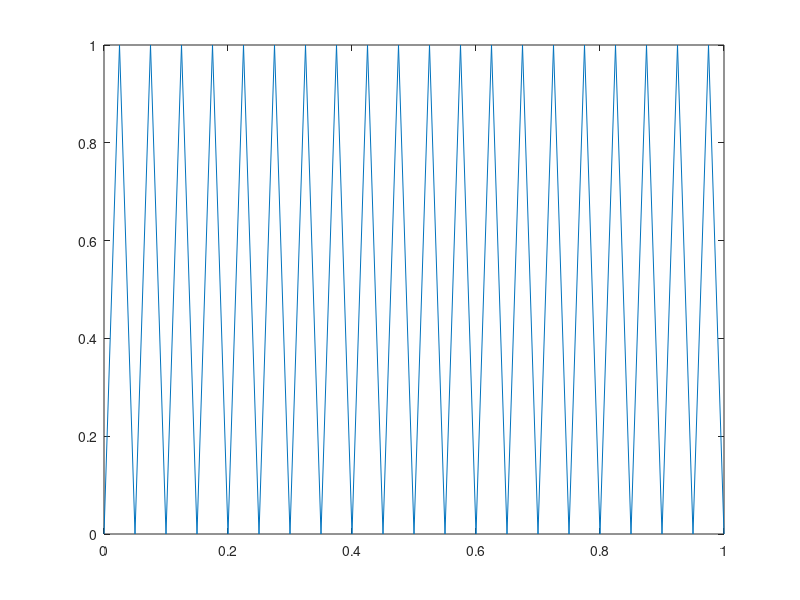

Reproduce this figure in MATLAB. (Note: this script raises an error after producing the figure.)
clc; clear; 
% vlvlvlv
sigma_min = 0; % the minimum stress range history
sigma_baseline = 1; % the baseline stress
% this is the stress cylic unit that form as a base for the stress reversal
% history
stress_reversal_unit = [sigma_min, sigma_baseline]; 
% num_peaks: this set as a number of peaks to plot. Alternatively, you can set the
% total time set and the frequency to get the number of peaks
InitTime = 0; % initial time
FinalTime = 1; % Final Time
TotTime = FinalTime-InitTime;
freq_time = 20; % number of cycles per unit time
num_peaks = freq_time*TotTime; 
% create the array of stress reversal by replicating the stress reversal
% unit in column wise
stress_array = repmat(stress_reversal_unit,1,num_peaks);
stress_array(end+1) = 0; % the last part of the stress history is set to zero.
% create the time history
time_array = linspace(InitTime,FinalTime,num_peaks*2+1);
% Create plot
h = figure();
axes_parent = axes('Parent',h);
plt = plot(time_array,stress_array);
pltprops.color = 'b';
plt.LineWidth = 1.5;
% Create ylabel
ylabel('Stress (MPa)');
% Create xlabel
xlabel('Time (s)');
title('Constant Stress Loading')
box(axes_parent,'on');
hold(axes_parent,'off');
% Set the remaining axes properties
set(axes_parent,'FontName','Arial','FontSize',12,'FontWeight','bold','LineWidth',...
    1.5);
pbaspect([2 1 1])